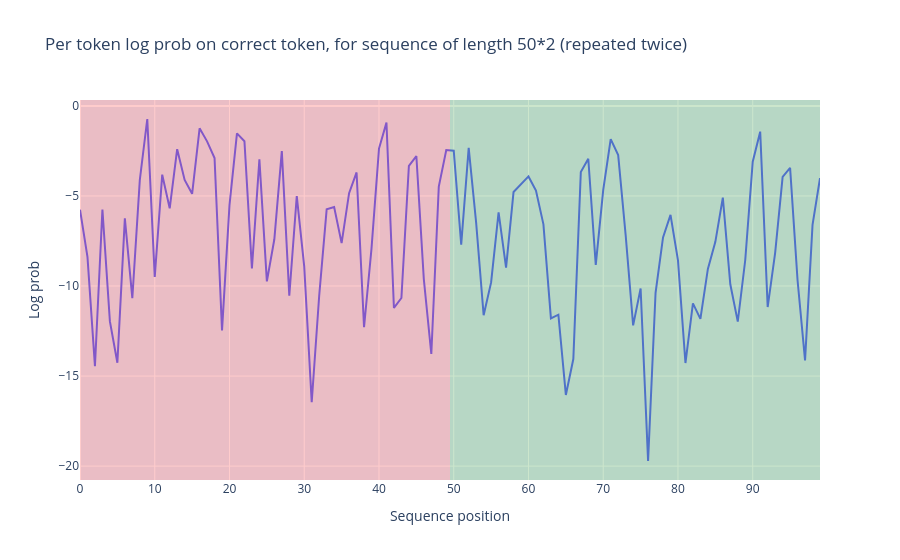

Notebook code for this chart:
### Markdown cell above
### Exercise - plot per-token loss on repeated sequence

> ```yaml
> Difficulty: 🔴🔴⚪⚪⚪
> Importance: 🔵🔵⚪⚪⚪
>
> You shouldn't spend more than 10-15 minutes on these exercises.
> ```

You should fill in the functions below. We've given you the first line of the first function, which defines a prefix (remember we need the BOS token for GPT-2, since it was trained to have one). We've also given you the `get_log_probs` function from the previous set of exercises.

### Code cell
def generate_repeated_tokens(
    model: HookedTransformer, seq_len: int, batch_size: int = 1
) -> Int[Tensor, "batch_size full_seq_len"]:
    """
    Generates a sequence of repeated random tokens

    Outputs are:
        rep_tokens: [batch_size, 1+2*seq_len]
    """
    t.manual_seed(0)  # for reproducibility
    prefix = (t.ones(batch_size, 1) * model.tokenizer.bos_token_id).long()
    rand = t.randint(low=0, high=cfg.d_vocab, size=(batch_size, seq_len))
    return t.cat([prefix, rand, rand], dim=-1)


def run_and_cache_model_repeated_tokens(
    model: HookedTransformer, seq_len: int, batch_size: int = 1
) -> tuple[Tensor, Tensor, ActivationCache]:
    """
    Generates a sequence of repeated random tokens, and runs the model on it, returning (tokens,
    logits, cache). This function should use the `generate_repeated_tokens` function above.

    Outputs are:
        rep_tokens: [batch_size, 1+2*seq_len]
        rep_logits: [batch_size, 1+2*seq_len, d_vocab]
        rep_cache: The cache of the model run on rep_tokens
    """
    random_tokens = generate_repeated_tokens(model, seq_len, batch_size)

    logits, cache = model.run_with_cache(random_tokens)

    return (
        logits.argmax(dim=-1),
        logits,
        cache
    )


def get_log_probs(
    logits: Float[Tensor, "batch posn d_vocab"], tokens: Int[Tensor, "batch posn"]
) -> Float[Tensor, "batch posn-1"]:
    logprobs = logits.log_softmax(dim=-1)
    # We want to get logprobs[b, s, tokens[b, s+1]], in eindex syntax this looks like:
    correct_logprobs = eindex(logprobs, tokens, "b s [b s+1]")
    return correct_logprobs


seq_len = 50
batch_size = 1
(rep_tokens, rep_logits, rep_cache) = run_and_cache_model_repeated_tokens(model, seq_len, batch_size)
rep_cache.remove_batch_dim()
rep_str = model.to_str_tokens(rep_tokens)
model.reset_hooks()
log_probs = get_log_probs(rep_logits, rep_tokens).squeeze()

print(f"Performance on the first half: {log_probs[:seq_len].mean():.3f}")
print(f"Performance on the second half: {log_probs[seq_len:].mean():.3f}")

plot_loss_difference(log_probs, rep_str, seq_len)

### Figure 1 — Plotly figure (JSON) as saved in the notebook; plotly's stock layout.template omitted (floating-point values rounded to 4 significant figures)
{"data": [{"hovertemplate": "<b>%{hovertext}</b><br><br>variable=0<br>Sequence position=%{x}<br>Log prob=%{y}<extra></extra>", "hovertext": [":", "ing", "ی", ",", "ed", "down", " with", "or", "\n", "\n", "ers", "\n", ",", ".", " in", ".", ".", ",", ".", "ken", ",", ",", ".", " May", ",", "ad", ".", ".", "us", "\n", "s", "pling", "ables", "\n", "s", " a", ".", "-", "ault", "s", ".", ".", "l", "ven", ")", ")", " the", "ization", ")", ")", ").", "ing", ").", "-", " Break", "out", " with", "ee", "\n", ",", ",", "\n", ",", "Back", "Trigger", " blade", "ų", ",", ",", "ok", ",", ",", ",", " May", " libert", "é", " repairs", "ian", "us", "\n", "s", "pling", "ance", "70", "s", " a", ".", " Ren", "ly", "s", ".", ".", " contra", " )", ")", ").", " the", "ization", "'s", "_"], "legendgroup": "0", "line": {"color": "#636efa", "dash": "solid"}, "marker": {"symbol": "circle"}, "mode": "lines", "name": "0", "orientation": "v", "showlegend": true, "type": "scatter", "x": [0, 1, 2, 3, 4, 5, 6, 7, 8, 9, 10, 11, 12, 13, 14, 15, 16, 17, 18, 19, 20, 21, 22, 23, 24, 25, 26, 27, 28, 29, 30, 31, 32, 33, 34, 35, 36, 37, 38, 39, 40, 41, 42, 43, 44, 45, 46, 47, 48, 49, 50, 51, 52, 53, 54, 55, 56, 57, 58, 59, 60, 61, 62, 63, 64, 65, 66, 67, 68, 69, 70, 71, 72, 73, 74, 75, 76, 77, 78, 79, 80, 81, 82, 83, 84, 85, 86, 87, 88, 89, 90, 91, 92, 93, 94, 95, 96, 97, 98, 99], "xaxis": "x", "y": [-5.765, -8.381, -14.46, -5.75, -11.97, -14.26, -6.242, -10.68, -4.125, -0.7273, -9.499, -3.818, -5.687, -2.403, -4.112, -4.883, -1.243, -1.967, -2.894, -12.46, -5.507, -1.528, -1.963, -9.025, -2.97, -9.741, -7.406, -2.513, -10.54, -5.005, -8.922, -16.45, -10.54, -5.744, -5.617, -7.62, -4.844, -3.694, -12.29, -7.911, -2.37, -0.9285, -11.22, -10.67, -3.326, -2.785, -9.628, -13.77, -4.484, -2.452, -2.49, -7.702, -2.333, -6.494, -11.63, -9.8, -5.907, -8.982, -4.782, -4.366, -3.915, -4.703, -6.579, -11.8, -11.59, -16.05, -14.06, -3.675, -2.933, -8.829, -4.659, -1.84, -2.733, -7.172, -12.18, -10.14, -19.72, -10.38, -7.3, -6.052, -8.578, -14.28, -10.97, -11.83, -9.053, -7.548, -5.091, -9.904, -11.98, -8.556, -3.096, -1.43, -11.17, -8.16, -3.936, -3.44, -9.693, -14.13, -6.603, -4.007], "yaxis": "y"}], "layout": {"hovermode": "x unified", "legend": {"title": {"text": "variable"}, "tracegroupgap": 0}, "shapes": [{"fillcolor": "red", "line": {"width": 0}, "opacity": 0.2, "type": "rect", "x0": 0, "x1": 49.5, "xref": "x", "y0": 0, "y1": 1, "yref": "y domain"}, {"fillcolor": "green", "line": {"width": 0}, "opacity": 0.2, "type": "rect", "x0": 49.5, "x1": 99, "xref": "x", "y0": 0, "y1": 1, "yref": "y domain"}], "showlegend": false, "title": {"text": "Per token log prob on correct token, for sequence of length 50*2 (repeated twice)"}, "xaxis": {"anchor": "y", "domain": [0, 1], "title": {"text": "Sequence position"}}, "yaxis": {"anchor": "x", "domain": [0, 1], "title": {"text": "Log prob"}}}}
